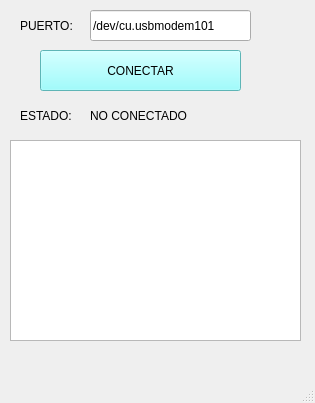
<?xml version="1.0" encoding="UTF-8"?>
<ui version="4.0">
 <class>MainWindow</class>
 <widget class="QMainWindow" name="MainWindow">
  <property name="geometry">
   <rect>
    <x>0</x>
    <y>0</y>
    <width>315</width>
    <height>403</height>
   </rect>
  </property>
  <property name="windowTitle">
   <string>MainWindow</string>
  </property>
  <widget class="QWidget" name="centralwidget">
   <widget class="QPushButton" name="btn_accion">
    <property name="geometry">
     <rect>
      <x>40</x>
      <y>50</y>
      <width>201</width>
      <height>41</height>
     </rect>
    </property>
    <property name="styleSheet">
     <string notr="true">background-color: rgb(132, 254, 255);</string>
    </property>
    <property name="text">
     <string>CONECTAR</string>
    </property>
   </widget>
   <widget class="QLineEdit" name="txt_puerto">
    <property name="geometry">
     <rect>
      <x>90</x>
      <y>10</y>
      <width>161</width>
      <height>31</height>
     </rect>
    </property>
    <property name="text">
     <string>/dev/cu.usbmodem101</string>
    </property>
   </widget>
   <widget class="QLabel" name="label">
    <property name="geometry">
     <rect>
      <x>20</x>
      <y>10</y>
      <width>61</width>
      <height>31</height>
     </rect>
    </property>
    <property name="text">
     <string>PUERTO:</string>
    </property>
   </widget>
   <widget class="QLabel" name="label_2">
    <property name="geometry">
     <rect>
      <x>20</x>
      <y>100</y>
      <width>61</width>
      <height>31</height>
     </rect>
    </property>
    <property name="text">
     <string>ESTADO:</string>
    </property>
   </widget>
   <widget class="QLabel" name="txt_estado">
    <property name="geometry">
     <rect>
      <x>90</x>
      <y>100</y>
      <width>151</width>
      <height>31</height>
     </rect>
    </property>
    <property name="text">
     <string>NO CONECTADO</string>
    </property>
   </widget>
   <widget class="QListWidget" name="lw_datos">
    <property name="geometry">
     <rect>
      <x>10</x>
      <y>140</y>
      <width>291</width>
      <height>201</height>
     </rect>
    </property>
   </widget>
  </widget>
  <widget class="QMenuBar" name="menubar">
   <property name="geometry">
    <rect>
     <x>0</x>
     <y>0</y>
     <width>315</width>
     <height>24</height>
    </rect>
   </property>
  </widget>
  <widget class="QStatusBar" name="statusbar"/>
 </widget>
 <resources/>
 <connections/>
</ui>
